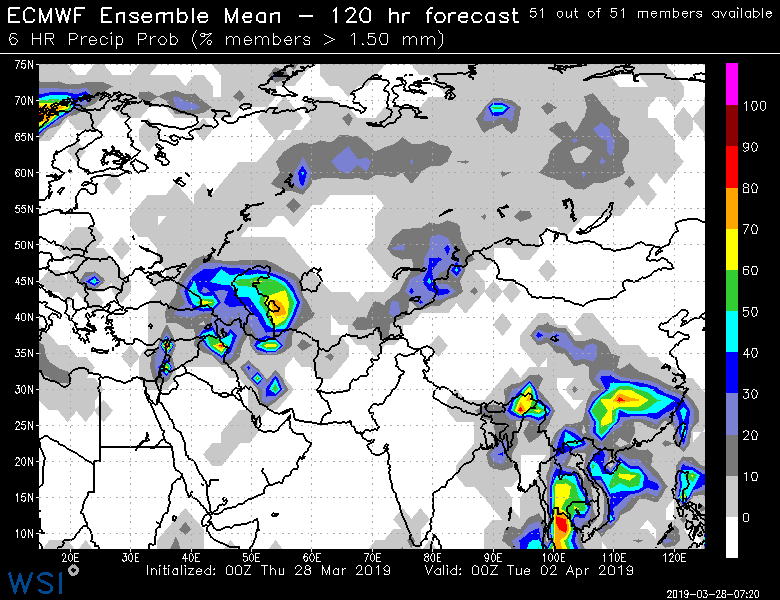
#> input picture train_images/00026.png, 780 x 600 px; its folder holds 4 pictures in this run
$ python genbadimages.py
#> lines starting #> are read from the running program, lines starting #| are printed output that depends on the picture; after the words box and inside, x2 and y2 are one past the last pixel; in counts of white or black regions, pixels touching at a corner belong together
import os
import matplotlib.pyplot as plt

HOME_DIR = 'C:\\Users\\JoeMeli\\Documents\\git\\imageqc\\'
INPUT_DIR = HOME_DIR + 'train_images\\'
OUTPUT_DIR = HOME_DIR + 'bad_images\\'
row1 = 55
row2 = 562

# These image indices represent unique image headers as determined by visual inspection of the full set of training images
indices = [1,2,14,41,68,79,90,107,139,167,194,225,253,280,293,306,319,332,359,386,397,408,422,434,461,474,483,510,537,548,559,563,567,580,593,621,648,661]

# Black out the content area of an Energy image
# Note: pyplot.imsave converts the image from RGB to RGBA. Ignore the alpha channel using image[:,:,:3].
os.chdir(INPUT_DIR)
im_files = os.listdir()
count = 0
for f in im_files:
    fnum = int(f[0:3])
    if fnum in indices:
        count = count + 1
        output_name = OUTPUT_DIR + str(len(im_files) + count) + '.png'
        image = plt.imread(f)
        image[row1:row2, :, :] = 0
        plt.imsave(output_name, image)

# Create an image with only the white header line
image = plt.imread(im_files[1])
#> image is the input picture: shape (600, 780, 4) float32; mean R, G, B, A 0.544, 0.555, 0.568, 1
image[0:50, :, :] = 0
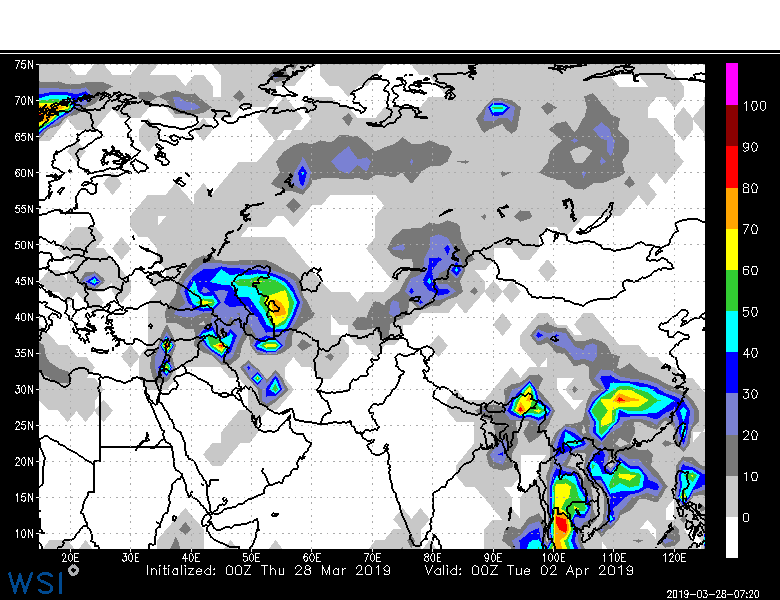
#> image: shape (600, 780, 4) float32; 8.33% of pixels changed, all inside (x1, y1, x2, y2) = (0, 0, 780, 50); transparent parts drawn white
image[55:600, :, :] = 0
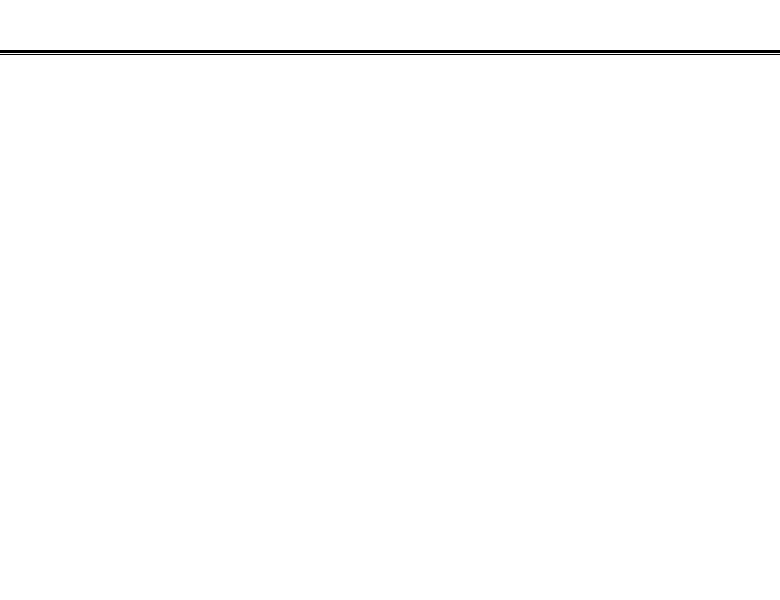
#> image: shape (600, 780, 4) float32; mean R, G, B, A 0.00167, 0.00167, 0.00167, 0.00833; transparent parts drawn white
count = count + 1
output_name = OUTPUT_DIR + str(len(im_files) + count) + '.png'
plt.imsave(output_name, image)

# Create an all black image
image = plt.imread(im_files[1])
image[0:600, :, :] = 0
#> image: shape (600, 780, 4) float32; every value is 0
count = count + 1
output_name = OUTPUT_DIR + str(len(im_files) + count) + '.png'
plt.imsave(output_name, image)
